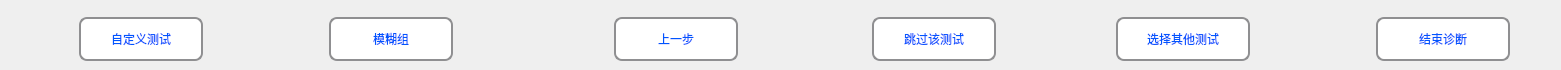
             <widget class="QWidget" name="widget_manu_main_diagnosis" native="true">
              <property name="maximumSize">
               <size>
                <width>16777215</width>
                <height>70</height>
               </size>
              </property>
              <layout class="QHBoxLayout" name="horizontalLayout_18">
               <item>
                <spacer name="horizontalSpacer_226">
                 <property name="orientation">
                  <enum>Qt::Horizontal</enum>
                 </property>
                 <property name="sizeHint" stdset="0">
                  <size>
                   <width>28</width>
                   <height>20</height>
                  </size>
                 </property>
                </spacer>
               </item>
               <item>
                <spacer name="horizontalSpacer_45">
                 <property name="orientation">
                  <enum>Qt::Horizontal</enum>
                 </property>
                 <property name="sizeHint" stdset="0">
                  <size>
                   <width>40</width>
                   <height>20</height>
                  </size>
                 </property>
                </spacer>
               </item>
               <item>
                <widget class="QToolButton" name="BtnUserTest">
                 <property name="maximumSize">
                  <size>
                   <width>100</width>
                   <height>35</height>
                  </size>
                 </property>
                 <property name="styleSheet">
                  <string notr="true">QToolButton { 
    border: 2px solid #8f8f91;
    border-radius: 8px; 
    min-width: 120px;
    min-height: 40px;
	background-color: rgb(255, 255, 255);
	color: rgb(0, 85, 255);
	font: 75 12pt &quot;微软雅黑&quot;;
 }
QToolButton:pressed {
    border: 2px solid #8f8f91;
    border-radius: 6px; 
    background-color: rgb(255, 255, 255);
    min-width: 120px;
    min-height: 40px;
	color: rgb(0, 85, 255);
	font: 75 10pt &quot;微软雅黑&quot;;
}</string>
                 </property>
                 <property name="text">
                  <string>自定义测试</string>
                 </property>
                </widget>
               </item>
               <item>
                <spacer name="horizontalSpacer_46">
                 <property name="orientation">
                  <enum>Qt::Horizontal</enum>
                 </property>
                 <property name="sizeHint" stdset="0">
                  <size>
                   <width>40</width>
                   <height>20</height>
                  </size>
                 </property>
                </spacer>
               </item>
               <item>
                <spacer name="horizontalSpacer_47">
                 <property name="orientation">
                  <enum>Qt::Horizontal</enum>
                 </property>
                 <property name="sizeHint" stdset="0">
                  <size>
                   <width>40</width>
                   <height>20</height>
                  </size>
                 </property>
                </spacer>
               </item>
               <item>
                <spacer name="horizontalSpacer_48">
                 <property name="orientation">
                  <enum>Qt::Horizontal</enum>
                 </property>
                 <property name="sizeHint" stdset="0">
                  <size>
                   <width>40</width>
                   <height>20</height>
                  </size>
                 </property>
                </spacer>
               </item>
               <item>
                <widget class="QToolButton" name="BtnFlurUnits">
                 <property name="maximumSize">
                  <size>
                   <width>100</width>
                   <height>35</height>
                  </size>
                 </property>
                 <property name="styleSheet">
                  <string notr="true">QToolButton { 
    border: 2px solid #8f8f91;
    border-radius: 8px; 
    min-width: 120px;
    min-height: 40px;
	background-color: rgb(255, 255, 255);
	color: rgb(0, 85, 255);
	font: 75 12pt &quot;微软雅黑&quot;;
 }
QToolButton:pressed {
    border: 2px solid #8f8f91;
    border-radius: 6px; 
    background-color: rgb(255, 255, 255);
    min-width: 120px;
    min-height: 40px;
	color: rgb(0, 85, 255);
	font: 75 10pt &quot;微软雅黑&quot;;
}</string>
                 </property>
                 <property name="text">
                  <string>模糊组</string>
                 </property>
                </widget>
               </item>
               <item>
                <spacer name="horizontalSpacer_22">
                 <property name="orientation">
                  <enum>Qt::Horizontal</enum>
                 </property>
                 <property name="sizeHint" stdset="0">
                  <size>
                   <width>40</width>
                   <height>20</height>
                  </size>
                 </property>
                </spacer>
               </item>
               <item>
                <spacer name="horizontalSpacer_21">
                 <property name="orientation">
                  <enum>Qt::Horizontal</enum>
                 </property>
                 <property name="sizeHint" stdset="0">
                  <size>
                   <width>40</width>
                   <height>20</height>
                  </size>
                 </property>
                </spacer>
               </item>
               <item>
                <spacer name="horizontalSpacer_43">
                 <property name="orientation">
                  <enum>Qt::Horizontal</enum>
                 </property>
                 <property name="sizeHint" stdset="0">
                  <size>
                   <width>40</width>
                   <height>20</height>
                  </size>
                 </property>
                </spacer>
               </item>
               <item>
                <spacer name="horizontalSpacer_227">
                 <property name="orientation">
                  <enum>Qt::Horizontal</enum>
                 </property>
                 <property name="sizeHint" stdset="0">
                  <size>
                   <width>35</width>
                   <height>20</height>
                  </size>
                 </property>
                </spacer>
               </item>
               <item>
                <widget class="QToolButton" name="BtnLastStep">
                 <property name="maximumSize">
                  <size>
                   <width>100</width>
                   <height>35</height>
                  </size>
                 </property>
                 <property name="styleSheet">
                  <string notr="true">QToolButton { 
    border: 2px solid #8f8f91;
    border-radius: 8px; 
    min-width: 120px;
    min-height: 40px;
	background-color: rgb(255, 255, 255);
	color: rgb(0, 85, 255);
	font: 75 12pt &quot;微软雅黑&quot;;
 }
QToolButton:pressed {
    border: 2px solid #8f8f91;
    border-radius: 6px; 
    background-color: rgb(255, 255, 255);
    min-width: 120px;
    min-height: 40px;
	color: rgb(0, 85, 255);
	font: 75 10pt &quot;微软雅黑&quot;;
}</string>
                 </property>
                 <property name="text">
                  <string>上一步</string>
                 </property>
                </widget>
               </item>
               <item>
                <spacer name="horizontalSpacer_44">
                 <property name="orientation">
                  <enum>Qt::Horizontal</enum>
                 </property>
                 <property name="sizeHint" stdset="0">
                  <size>
                   <width>40</width>
                   <height>20</height>
                  </size>
                 </property>
                </spacer>
               </item>
               <item>
                <spacer name="horizontalSpacer_228">
                 <property name="orientation">
                  <enum>Qt::Horizontal</enum>
                 </property>
                 <property name="sizeHint" stdset="0">
                  <size>
                   <width>17</width>
                   <height>20</height>
                  </size>
                 </property>
                </spacer>
               </item>
               <item>
                <spacer name="horizontalSpacer_232">
                 <property name="orientation">
                  <enum>Qt::Horizontal</enum>
                 </property>
                 <property name="sizeHint" stdset="0">
                  <size>
                   <width>54</width>
                   <height>20</height>
                  </size>
                 </property>
                </spacer>
               </item>
               <item>
                <spacer name="horizontalSpacer_236">
                 <property name="orientation">
                  <enum>Qt::Horizontal</enum>
                 </property>
                 <property name="sizeHint" stdset="0">
                  <size>
                   <width>17</width>
                   <height>20</height>
                  </size>
                 </property>
                </spacer>
               </item>
               <item>
                <widget class="QToolButton" name="toolButton_skip_this_test">
                 <property name="minimumSize">
                  <size>
                   <width>124</width>
                   <height>44</height>
                  </size>
                 </property>
                 <property name="maximumSize">
                  <size>
                   <width>100</width>
                   <height>35</height>
                  </size>
                 </property>
                 <property name="styleSheet">
                  <string notr="true">QToolButton { 
    border: 2px solid #8f8f91;
    border-radius: 8px; 
    min-width: 120px;
    min-height: 40px;
	background-color: rgb(255, 255, 255);
	color: rgb(0, 85, 255);
	font: 75 12pt &quot;微软雅黑&quot;;
 }
QToolButton:pressed {
    border: 2px solid #8f8f91;
    border-radius: 6px; 
    background-color: rgb(255, 255, 255);
    min-width: 120px;
    min-height: 40px;
	color: rgb(0, 85, 255);
	font: 75 10pt &quot;微软雅黑&quot;;
}</string>
                 </property>
                 <property name="text">
                  <string>跳过该测试</string>
                 </property>
                </widget>
               </item>
               <item>
                <spacer name="horizontalSpacer_8">
                 <property name="orientation">
                  <enum>Qt::Horizontal</enum>
                 </property>
                 <property name="sizeHint" stdset="0">
                  <size>
                   <width>40</width>
                   <height>20</height>
                  </size>
                 </property>
                </spacer>
               </item>
               <item>
                <spacer name="horizontalSpacer_9">
                 <property name="orientation">
                  <enum>Qt::Horizontal</enum>
                 </property>
                 <property name="sizeHint" stdset="0">
                  <size>
                   <width>40</width>
                   <height>20</height>
                  </size>
                 </property>
                </spacer>
               </item>
               <item>
                <spacer name="horizontalSpacer_237">
                 <property name="orientation">
                  <enum>Qt::Horizontal</enum>
                 </property>
                 <property name="sizeHint" stdset="0">
                  <size>
                   <width>34</width>
                   <height>20</height>
                  </size>
                 </property>
                </spacer>
               </item>
               <item>
                <widget class="QToolButton" name="toolButton_slelct_other_test">
                 <property name="minimumSize">
                  <size>
                   <width>134</width>
                   <height>44</height>
                  </size>
                 </property>
                 <property name="maximumSize">
                  <size>
                   <width>100</width>
                   <height>35</height>
                  </size>
                 </property>
                 <property name="styleSheet">
                  <string notr="true">QToolButton { 
    border: 2px solid #8f8f91;
    border-radius: 8px; 
    min-width: 130px;
    min-height: 40px;
	background-color: rgb(255, 255, 255);
	color: rgb(0, 85, 255);
	font: 75 12pt &quot;微软雅黑&quot;;
 }
QToolButton:pressed {
    border: 2px solid #8f8f91;
    border-radius: 6px; 
    background-color: rgb(255, 255, 255);
    min-width: 120px;
    min-height: 40px;
	color: rgb(0, 85, 255);
	font: 75 10pt &quot;微软雅黑&quot;;
}</string>
                 </property>
                 <property name="text">
                  <string>选择其他测试</string>
                 </property>
                </widget>
               </item>
               <item>
                <spacer name="horizontalSpacer_238">
                 <property name="orientation">
                  <enum>Qt::Horizontal</enum>
                 </property>
                 <property name="sizeHint" stdset="0">
                  <size>
                   <width>40</width>
                   <height>20</height>
                  </size>
                 </property>
                </spacer>
               </item>
               <item>
                <spacer name="horizontalSpacer_20">
                 <property name="orientation">
                  <enum>Qt::Horizontal</enum>
                 </property>
                 <property name="sizeHint" stdset="0">
                  <size>
                   <width>40</width>
                   <height>20</height>
                  </size>
                 </property>
                </spacer>
               </item>
               <item>
                <spacer name="horizontalSpacer_19">
                 <property name="orientation">
                  <enum>Qt::Horizontal</enum>
                 </property>
                 <property name="sizeHint" stdset="0">
                  <size>
                   <width>40</width>
                   <height>20</height>
                  </size>
                 </property>
                </spacer>
               </item>
               <item>
                <widget class="QToolButton" name="BtnEndDiagnose_3">
                 <property name="maximumSize">
                  <size>
                   <width>100</width>
                   <height>35</height>
                  </size>
                 </property>
                 <property name="styleSheet">
                  <string notr="true">QToolButton { 
    border: 2px solid #8f8f91;
    border-radius: 8px; 
    min-width: 130px;
    min-height: 40px;
	background-color: rgb(255, 255, 255);
	color: rgb(0, 85, 255);
	font: 75 12pt &quot;微软雅黑&quot;;
 }
QToolButton:pressed {
    border: 2px solid #8f8f91;
    border-radius: 6px; 
    background-color: rgb(255, 255, 255);
    min-width: 120px;
    min-height: 40px;
	color: rgb(0, 85, 255);
	font: 75 10pt &quot;微软雅黑&quot;;
}</string>
                 </property>
                 <property name="text">
                  <string>结束诊断</string>
                 </property>
                </widget>
               </item>
               <item>
                <spacer name="horizontalSpacer_16">
                 <property name="orientation">
                  <enum>Qt::Horizontal</enum>
                 </property>
                 <property name="sizeHint" stdset="0">
                  <size>
                   <width>40</width>
                   <height>20</height>
                  </size>
                 </property>
                </spacer>
               </item>
              </layout>
             </widget>
